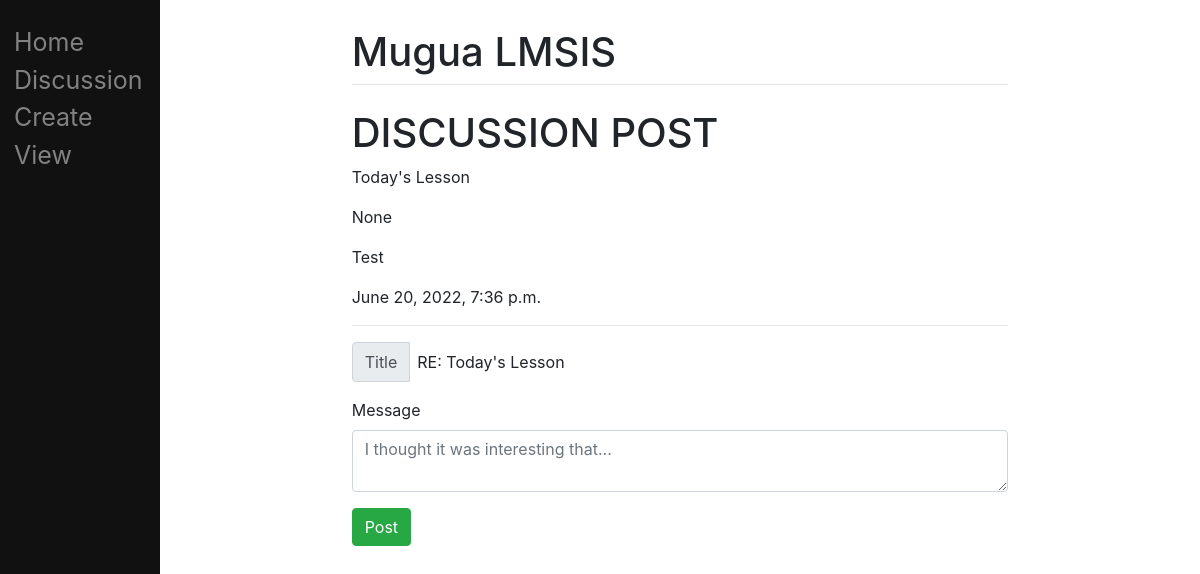
The app's page /discuss/4 with its own data.
### main/models.py (models this page shows, shortened)
class Discussion(models.Model):
    author = models.CharField(max_length=120, null=True)
    title = models.CharField(max_length=120, null=True)
    message = models.TextField(null=True)
    post_date = models.DateTimeField(null=True)
    user = models.ForeignKey(User, on_delete=models.CASCADE, related_name="discussion", null=True)

### main/views.py (the view)
# urls.py: path("discuss/<int:id>", views.discussPost, name="discussPost"),
def discussPost(response, id):
    if response.method == "POST":
        form = CreateDiscussionPostReply(response.POST)
        if form.is_valid():
            discussion_post = Discussion.objects.get(id=id)
            author = response.user.username
            title = "RE: " + discussion_post.title
            message = form.cleaned_data["message"]
            post_date = timezone.now()
            dr = DiscussionReply(discussion=discussion_post, author=author, title=title, message=message, post_date=post_date)
            dr.save()
    else:
        form = CreateDiscussionPostReply()
    discussion_post = Discussion.objects.get(id=id)
    discussion_post_reply = DiscussionReply.objects.all() # get(discussion=id)
    return render(response, "main/discuss_post.html", {"discussion_post": discussion_post, "discussion_post_reply": discussion_post_reply})

### main/templates/main/discuss_post.html (shortened to what this page needs)
{% extends "main/base.html" %}
{% block content %}
<h1>DISCUSSION POST</h1>
<p>{{discussion_post.title}}
<p>{{discussion_post.author}}</p>
<p>{{discussion_post.message}}</p>
<p>{{discussion_post.post_date}}</p>
<hr />
<form method="post">
    <div class="container">
        <div class="row mb-3">
            <div class="input-group">
                <div class="input-group-prepend">
                    <div class="input-group-text">Title</div>
                </div>
                <div class="p-2">RE: {{discussion_post.title}}</div>
            </div>
        </div>
        <div class="row mb-3">
            <label for="validationTextarea">Message</label>
            <textarea class="form-control" name="message" id="validationTextarea" placeholder="I thought it was interesting that..." required></textarea>
        </div>
        <div class="row mb-1">
            <button type="submit" name="postDiscussion" value="postDiscussion" class="btn btn-success">Post</button>
        </div>
    </div>
</form>
{% endblock %}

### records on screen
Discussion: title "Today's Lesson", author "None", message "Test", post_date "June 20, 2022, 7:36 p.m."
